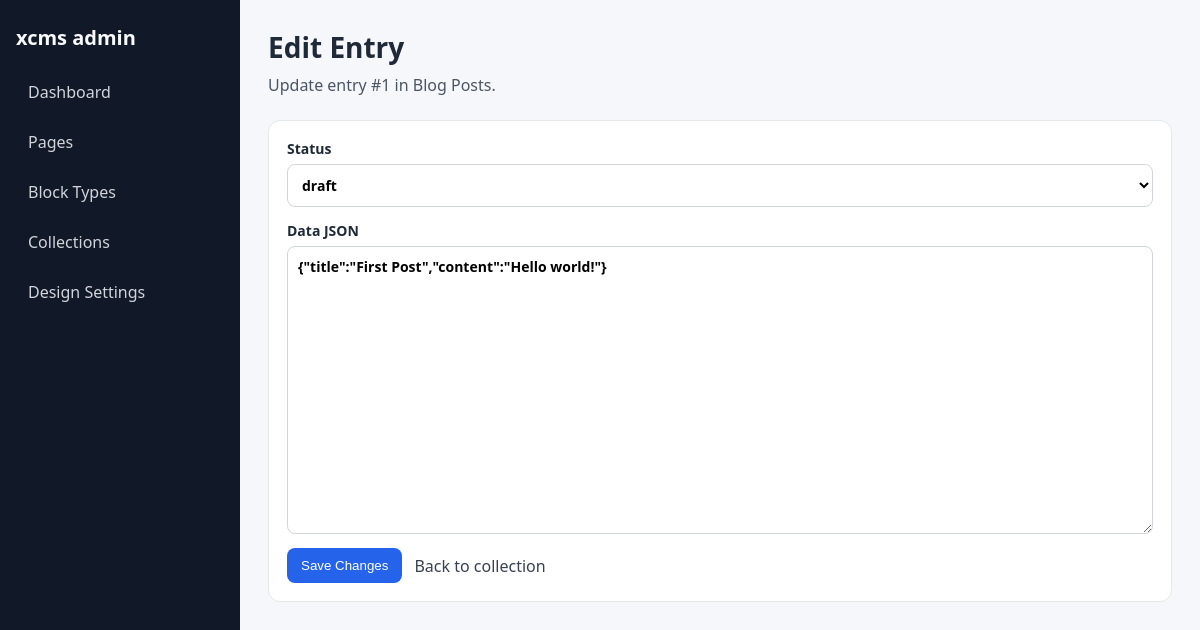
The page /admin/collections/1/entries/1/edit on the database as committed earlier.
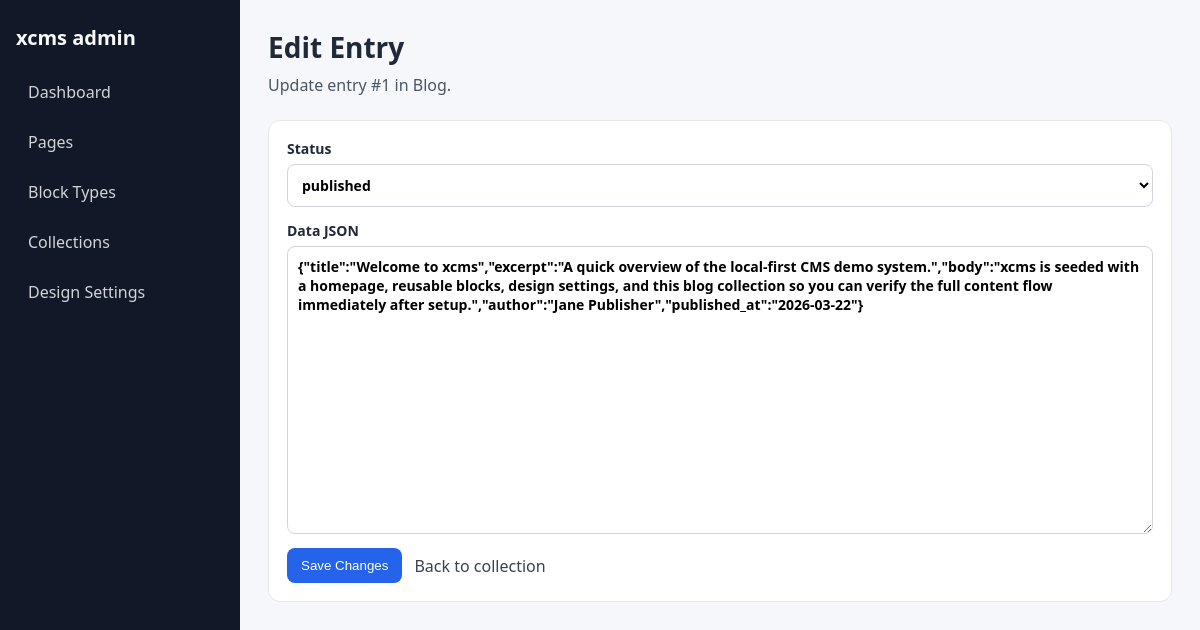
The same page on the database as committed later.
### tables this page shows
CREATE TABLE collections (
    id INTEGER PRIMARY KEY AUTOINCREMENT,
    name TEXT NOT NULL,
    key TEXT NOT NULL,
    description TEXT,
    schema_json TEXT NOT NULL DEFAULT '{}',
    created_at TEXT NOT NULL,
    updated_at TEXT NOT NULL
);

CREATE TABLE collection_entries (
    id INTEGER PRIMARY KEY AUTOINCREMENT,
    collection_id INTEGER NOT NULL,
    data_json TEXT NOT NULL DEFAULT '{}',
    created_at TEXT NOT NULL,
    updated_at TEXT NOT NULL, status TEXT NOT NULL DEFAULT 'draft',
    FOREIGN KEY (collection_id) REFERENCES collections (id) ON DELETE CASCADE
);

### app/Core/View.php (called while the page is built, shortened)
<?php
class View
{
    private string $basePath;
    public function __construct()
    {
        $this->basePath = BASE_PATH . '/app/Views';
    }
    public function render(string $view, array $data = []): string
    {
        $path = $this->basePath . '/' . $view . '.php';
        extract($data, EXTR_SKIP);
        require $path;
        return ob_get_clean();
    }
}

### app/Core/Controller.php (called while the page is built, shortened)
<?php
abstract class Controller
{
    public function __construct(Request $request, Response $response)
    {
        $this->request = $request;
    }
    protected function render(string $view, array $data = [], string $layout = 'main'): void
    {
        $viewEngine = new View();
        $content = $viewEngine->render($view, $data);
    }
}

### app/Controllers/Admin/CollectionEntryAdminController.php (called while the page is built, shortened)
<?php
class CollectionEntryAdminController extends Controller
{
    private CollectionRepository $collectionRepository;
    private CollectionEntryRepository $collectionEntryRepository;
    public function __construct(Request $request, Response $response)
    {
        $this->collectionRepository = new CollectionRepository();
        $this->collectionEntryRepository = new CollectionEntryRepository();
    }
    public function edit(): void
    {
        $collectionId = (int) $this->request->getParam('collectionId', 0);
        $entryId = (int) $this->request->getParam('id', 0);
        $collection = $this->collectionRepository->find($collectionId);
        $entry = $this->collectionEntryRepository->find($entryId);
        $this->render('admin/collection-entries/edit', [
            'pageTitle' => 'Edit Entry',
            'collection' => $collection,
            'entry' => $entry,
            'form' => [
                'data_json' => $entry->data_json,
                'status' => $entry->status,
            ],
            'errors' => [],
            'flash' => $this->readFlashFromQuery(),
        ], 'admin');
    }
    private function readFlashFromQuery(): ?array
    {
        return null;
    }
}

### public/index.php (called while the page is built, shortened)
<?php
try {
    $request = new Request();
    $response = new Response();
    $router = new Router();
    $routes = require dirname(__DIR__) . '/routes.php';
    foreach ($routes as $path => $handler) {
        $router->get($path, $handler);
        $router->post($path, $handler);
    }
    $router->setSlugFallback('PageController', 'show');
    $router->dispatch($request, $response);
} catch (\Exception $e) {
    http_response_code(500);
    echo '<h1>Error</h1>';
    echo '<p>' . htmlspecialchars($e->getMessage()) . '</p>';
    if (getenv('APP_DEBUG')) {
        echo '<pre>' . htmlspecialchars($e->getTraceAsString()) . '</pre>';
    }
}

### app/Core/Autoloader.php (called while the page is built, shortened)
<?php
class Autoloader
{
    private static string $basePath;
    public static function register(string $basePath): void
    {
        self::$basePath = $basePath;
    }
    public static function load(string $class): void
    {
        $path = self::$basePath . '/app/' . str_replace('\\', '/', substr($class, 4)) . '.php';
    }
}

### app/Core/Database.php (called while the page is built, shortened)
<?php
class Database
{
    private static ?PDO $instance = null;
    public static function initialize(string $dbPath): void
    {
        try {
            self::$instance = new PDO(
                'sqlite:' . $dbPath,
                null,
                null,
                [
                    PDO::ATTR_ERRMODE => PDO::ERRMODE_EXCEPTION,
                    PDO::ATTR_DEFAULT_FETCH_MODE => PDO::FETCH_ASSOC,
                ]
            );
        } catch (\PDOException $e) {
            throw new \RuntimeException('Database connection failed: ' . $e->getMessage());
        }
    }
    public static function connection(): PDO
    {
        return self::$instance;
    }
}

### app/Repositories/BaseRepository.php (called while the page is built, shortened)
<?php
abstract class BaseRepository
{
    protected string $table;
    protected PDO $db;
    public function __construct()
    {
        $this->db = Database::connection();
    }
    protected function hydrate(array $row): object
    {
        return new $this->modelClass($row);
    }
    public function find(int $id): ?object
    {
        $stmt = $this->db->prepare("SELECT * FROM {$this->table} WHERE id = ?");
        $stmt->execute([$id]);
        $row = $stmt->fetch(PDO::FETCH_ASSOC);
        return $row ? $this->hydrate($row) : null;
    }
}

### app/Repositories/CollectionEntryRepository.php (called while the page is built, shortened)
<?php
class CollectionEntryRepository extends BaseRepository
{
    protected string $table = 'collection_entries';
    public function __construct()
    {
        $this->ensureStatusColumn();
    }
    private function ensureStatusColumn(): void
    {
        $columns = $this->db->query("PRAGMA table_info({$this->table})")->fetchAll(PDO::FETCH_ASSOC);
        foreach ($columns as $column) {
            if (($column['name'] ?? '') === 'status') {
                return;
            }
        }
        $this->db->exec("ALTER TABLE {$this->table} ADD COLUMN status TEXT NOT NULL DEFAULT 'draft'");
        $this->db->exec("CREATE INDEX IF NOT EXISTS idx_collection_entries_status ON {$this->table} (status)");
    }
}

### app/Core/Request.php (called while the page is built, shortened)
<?php
class Request
{
    private array $params = [];
    public function getParam(string $key, mixed $default = null): mixed
    {
        return $this->params[$key] ?? $default;
    }
    public function setParams(array $params): void
    {
        $this->params = $params;
    }
}

### app/Models/CollectionEntry.php (called while the page is built, shortened)
<?php
class CollectionEntry
{
    public function fromArray(array $data): self
    {
        return $this;
    }
}

### app/Models/CmsCollection.php (called while the page is built, shortened)
<?php
class CmsCollection
{
    public function fromArray(array $data): self
    {
        return $this;
    }
}

### app/Views/admin/collection-entries/edit.php (the view, shortened to what the changed rows need)
<section class="admin-page-header">
    <h2>Edit Entry</h2>
    <p>Update entry #<?= (int) $entry->id ?> in <?= htmlspecialchars((string) $collection->name, ENT_QUOTES | ENT_SUBSTITUTE, 'UTF-8') ?>.</p>
</section>
<section class="admin-grid">
    <form method="post" action="/admin/collections/<?= (int) $collection->id ?>/entries/<?= (int) $entry->id ?>/edit" class="stat-card admin-form">
        <label>
            Status
            <?php $status = (string) ($form['status'] ?? 'draft'); ?>
            <select name="status" required>
                <option value="draft" <?= $status === 'draft' ? 'selected' : '' ?>>draft</option>
                <option value="published" <?= $status === 'published' ? 'selected' : '' ?>>published</option>
            </select>
        </label>
        <label>
            Data JSON
            <textarea name="data_json" rows="14" required><?= htmlspecialchars((string) ($form['data_json'] ?? '{}'), ENT_QUOTES | ENT_SUBSTITUTE, 'UTF-8') ?></textarea>
        </label>
    </form>
</section>

Rows that differ between the two databases and show on the page:
changed collection_entries id 1: status "draft" → (not shown); data_json "{\"title\":\"First Post\",\"content\":\"Hello world!\"}" → (not shown)
changed collections: name "Blog Posts" → "Blog"
Other text that changed with them:
form field status: (not shown) → "published"
form field data_json: (not shown) → "{\"title\":\"Welcome to xcms\",\"excerpt\":\"A quick overview of the local-first CMS demo system.\",\"body\":\"xcms is seeded with a homepage, reusable blocks, design settings, and this blog collection so you can verify the full content flow immediately after setup.\",\"author\":\"Jane Publisher\",\"published_at\":\"2026-03-22\"}"
